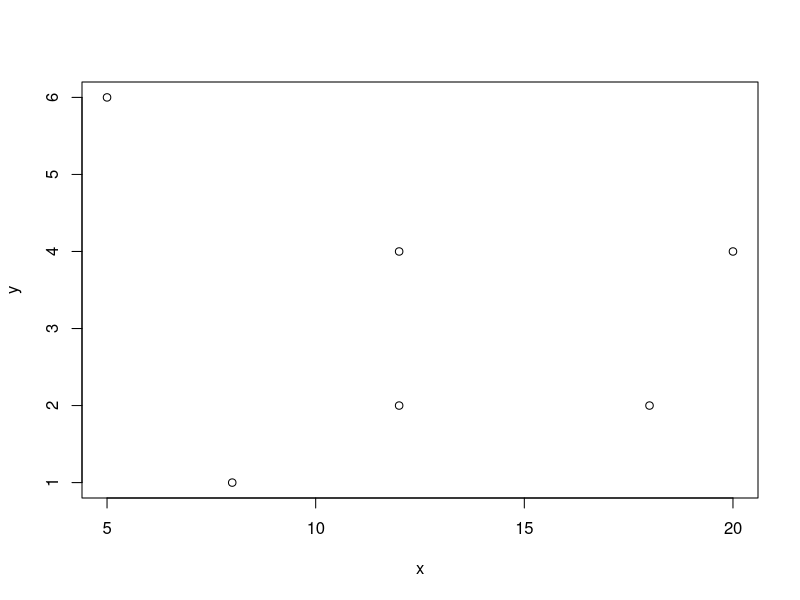

The R source for this figure:
## ---- chunk 1
#| label: fig-plot1
#| eval: true
#| echo: false
x <- c(8, 12, 12, 5, 18, 20)
y <- c(1, 2, 4, 6, 2, 4)

plot(x,y)
